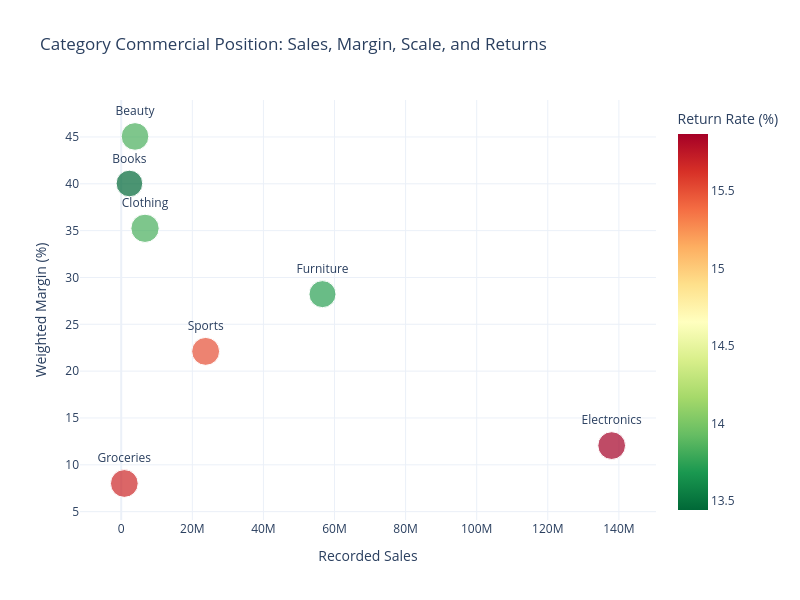

Write notebook code for a chart like this one.
### Markdown cell above
##### 📦 Multivariate Visual 2: Category Commercial Position

**Executive Question:** Which product categories combine commercial scale, profitability quality, order volume, and manageable return exposure?

**Business Purpose:** Support category investment, corrective action, portfolio prioritization, and controlled-growth decisions.

**Visual Encoding:**

- The horizontal axis represents recorded sales.
- The vertical axis represents weighted profit margin.
- Bubble size represents order volume.
- Bubble color represents return rate.
- Category labels identify the portfolio position of each category.

### Code cell
category_position = (category_performance.reset_index())

fig = px.scatter(category_position,x="recorded_sales",y="weighted_profit_margin_pct",size="orders",color="return_rate_pct",text="product_category",
    hover_data={"recorded_profit": ":,.2f","average_order_value": ":,.2f","cancellation_rate_pct": ":.2f","average_satisfaction": ":.2f"},
    color_continuous_scale="RdYlGn_r",title=("Category Commercial Position: ""Sales, Margin, Scale, and Returns"),
    labels={"recorded_sales": "Recorded Sales","weighted_profit_margin_pct":"Weighted Margin (%)","return_rate_pct": "Return Rate (%)","orders": "Orders"},template=PLOTLY_TEMPLATE)

fig.update_traces(textposition="top center")
fig.update_layout(width=800,height=600)
fig.show()

### Figure 1 — Plotly figure (JSON) as saved in the notebook; plotly's stock layout.template omitted (floating-point values rounded to 4 significant figures)
{"data": [{"customdata": [[16630000.0, 228100.0, 7.438, 3.0], [15980000.0, 98470.0, 9.217, 3.028], [5251000.0, 38740.0, 6.362, 2.909], [2359000.0, 10640.0, 9.698, 3.068], [1748000.0, 6468.0, 7.5, 3.041], [922500.0, 4130.0, 9.498, 3.11], [69580.0, 1434.0, 8.251, 2.984]], "hovertemplate": "Recorded Sales=%{x}<br>Weighted Margin (%)=%{y}<br>Orders=%{marker.size}<br>product_category=%{text}<br>recorded_profit=%{customdata[0]:,.2f}<br>average_order_value=%{customdata[1]:,.2f}<br>cancellation_rate_pct=%{customdata[2]:.2f}<br>average_satisfaction=%{customdata[3]:.2f}<br>Return Rate (%)=%{marker.color}<extra></extra>", "legendgroup": "", "marker": {"color": [15.87, 13.74, 15.5, 13.83, 13.83, 13.44, 15.68], "coloraxis": "coloraxis", "size": [605, 575, 613, 629, 600, 558, 606], "sizemode": "area", "sizeref": 1.573, "symbol": "circle"}, "mode": "markers+text", "name": "", "orientation": "v", "showlegend": false, "text": ["Electronics", "Furniture", "Sports", "Clothing", "Beauty", "Books", "Groceries"], "textposition": "top center", "type": "scatter", "x": [138000000.0, 56620000.0, 23750000.0, 6693000.0, 3881000.0, 2304000.0, 869000.0], "xaxis": "x", "y": [12.05, 28.22, 22.11, 35.25, 45.06, 40.03, 8.008], "yaxis": "y"}], "layout": {"coloraxis": {"colorbar": {"title": {"text": "Return Rate (%)"}}, "colorscale": [[0, "rgb(0,104,55)"], [0.1, "rgb(26,152,80)"], [0.2, "rgb(102,189,99)"], [0.3, "rgb(166,217,106)"], [0.4, "rgb(217,239,139)"], [0.5, "rgb(255,255,191)"], [0.6, "rgb(254,224,139)"], [0.7, "rgb(253,174,97)"], [0.8, "rgb(244,109,67)"], [0.9, "rgb(215,48,39)"], [1, "rgb(165,0,38)"]]}, "height": 600, "legend": {"itemsizing": "constant", "tracegroupgap": 0}, "title": {"text": "Category Commercial Position: Sales, Margin, Scale, and Returns"}, "width": 800, "xaxis": {"anchor": "y", "domain": [0, 1], "title": {"text": "Recorded Sales"}}, "yaxis": {"anchor": "x", "domain": [0, 1], "title": {"text": "Weighted Margin (%)"}}}}
